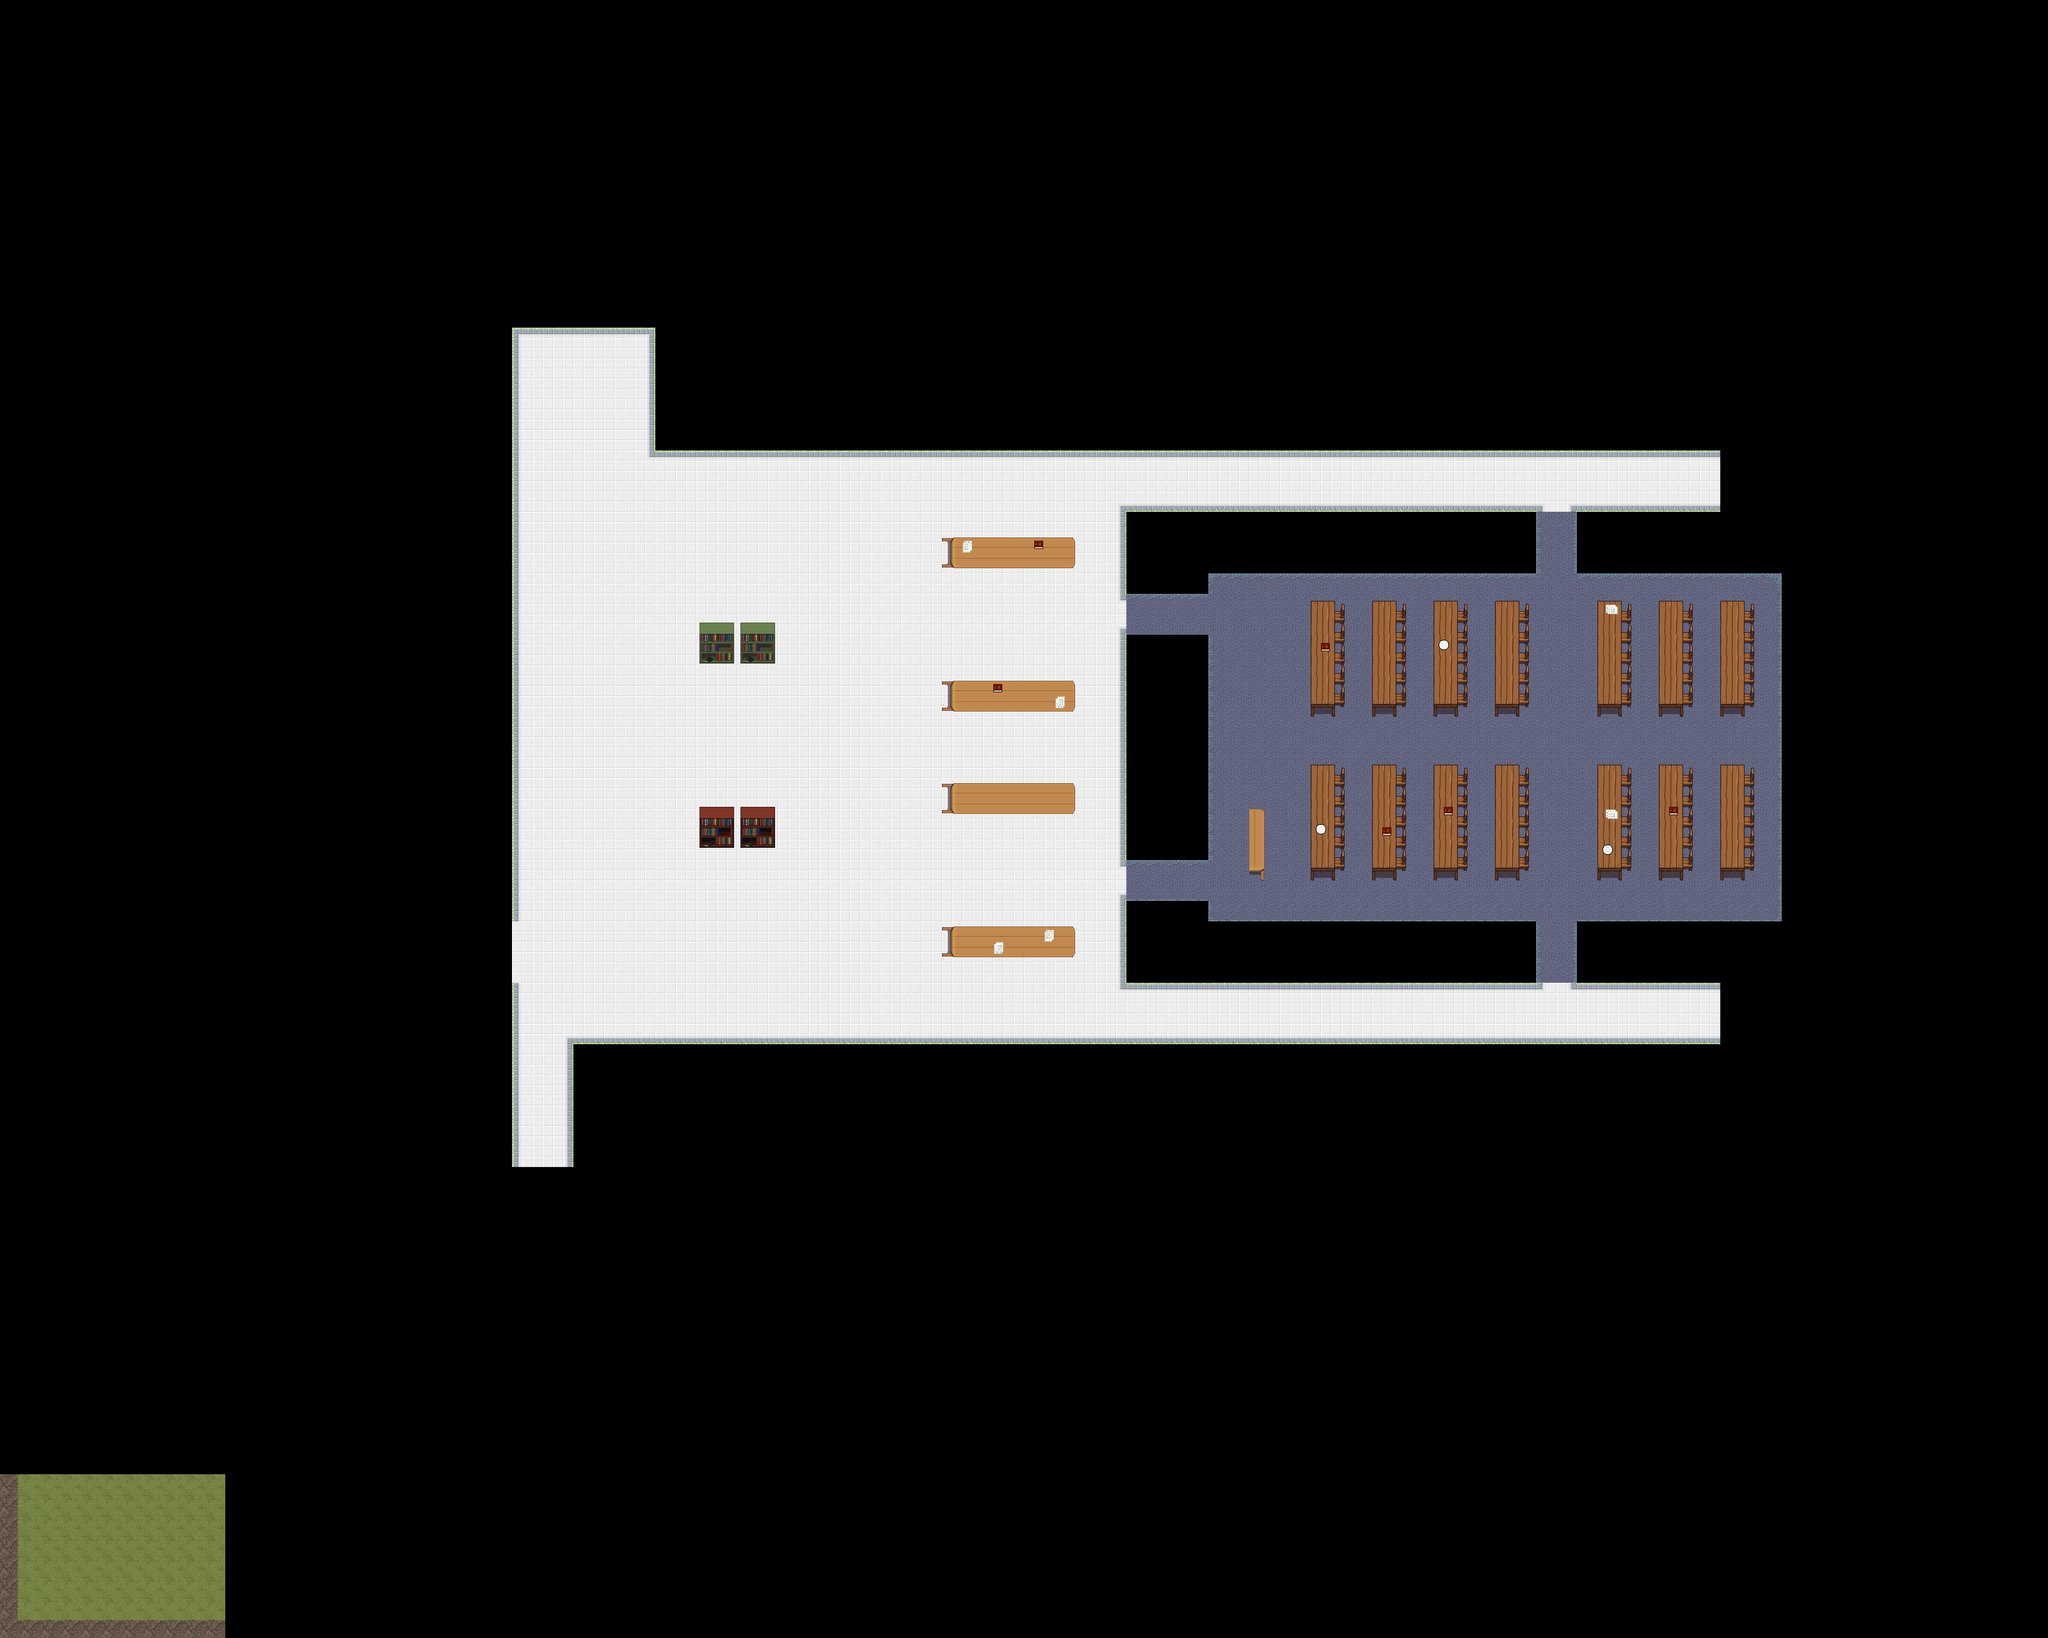

Tiled map render using the project's own tile images. Description and the map definition, with tile-layer contents summarised, below:
An orthogonal 100x80 tile map with 32x32 px tiles, 3 tile layers (Background, Foreground, Foreground 2) and 12 objects (SpawnPoint, ExitPoint, Enemy.FAST, PowerUp.DOUBLE_POINTS, PowerUp.SPEED, ...).

<map version="1.2" tiledversion="1.2.1" orientation="orthogonal" renderorder="right-down" width="100" height="80" tilewidth="32" tileheight="32" infinite="0" nextlayerid="7" nextobjectid="17">
 <tileset firstgid="1" source="finaltileset.tsx" />
 <layer id="1" name="Background" width="100" height="80">
  <data>[8000 cells, 1693 non-empty, 24 distinct tile ids]</data>
 </layer>
 <layer id="2" name="Foreground" width="100" height="80">
  <data>[8000 cells, 252 non-empty, 24 distinct tile ids]</data>
 </layer>
 <layer id="4" name="Foreground 2" width="100" height="80">
  <data>[8000 cells, 20 non-empty, 4 distinct tile ids]</data>
 </layer>
 <objectgroup id="3" name="Objects">
  <object id="2" name="SpawnPoint" type="SpawnPoint" x="2705.33" y="1158.67">
   <point />
  </object>
  <object id="3" name="ExitPoint" type="ExitPoint" x="800" y="1438.67" width="32" height="97.3333" />
 </objectgroup>
 <objectgroup id="5" name="Entities">
  <object id="4" name="EnemySpawn1" type="Enemy.FAST" x="1310.67" y="1453.33">
   <properties>
    <property name="entityClass" value="Enemy" />
    <property name="entityType" value="FAST" />
   </properties>
   <point />
  </object>
  <object id="5" name="PowerUpSpawn1" type="PowerUp.DOUBLE_POINTS" x="1264" y="812">
   <properties>
    <property name="entityClass" value="PowerUp" />
    <property name="entityType" value="DOUBLE_POINTS" />
   </properties>
   <point />
  </object>
  <object id="6" name="PowerUpSpawn2" type="PowerUp.SPEED" x="1093.33" y="810.667">
   <properties>
    <property name="entityClass" value="PowerUp" />
    <property name="entityType" value="SPEED" />
   </properties>
   <point />
  </object>
  <object id="7" name="PowerUpSpawn3" type="PowerUp.REGEN" x="1117.33" y="1454.67">
   <properties>
    <property name="entityClass" value="PowerUp" />
    <property name="entityType" value="REGEN" />
   </properties>
   <point />
  </object>
 </objectgroup>
 <objectgroup id="6" name="Walls">
  <object id="8" name="ExteriorWall" x="800" y="1536">
   <polyline points="0,0 0,288 96,288 96,96 1888,96 1888,0 1664,0 1664,-96 1984,-96 1984,-640 1664,-640 1664,-736 1888,-736 1888,-832 224,-832 224,-1024 0,-1024 0,-96" />
  </object>
  <object id="9" name="Wall1" x="1760" y="992">
   <polygon points="0,0 0,352 128,352 128,0" />
  </object>
  <object id="13" name="Wall2" x="1888" y="800" width="512" height="96" />
  <object id="14" name="Wall3" x="1760" y="800" width="128" height="128" />
  <object id="15" name="Wall4" x="1888" y="1440" width="512" height="96" />
  <object id="16" name="Wall5" x="1760" y="1408" width="128" height="128" />
 </objectgroup>
</map>
